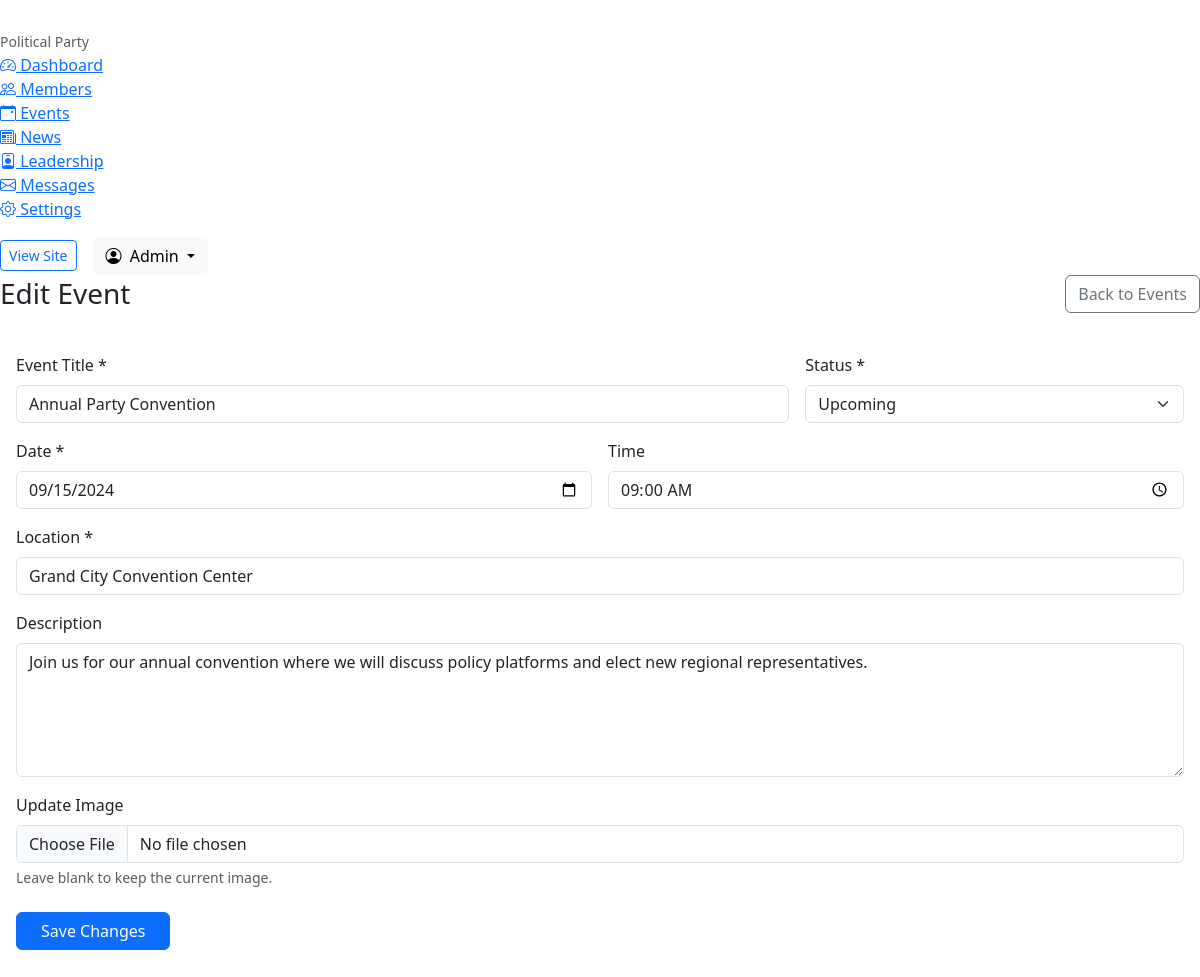
The page /admin/edit-event.php?id=1 (signed in) on the database its author committed.
### tables this page shows
CREATE TABLE `events` (
  `id` int(11) NOT NULL,
  `title` varchar(200) NOT NULL,
  `description` text NOT NULL,
  `event_date` date NOT NULL,
  `event_time` time NOT NULL,
  `location` varchar(255) NOT NULL,
  `image` varchar(255) DEFAULT NULL,
  `status` enum('Upcoming','Completed','Cancelled') NOT NULL DEFAULT 'Upcoming',
  `created_at` timestamp NOT NULL DEFAULT current_timestamp()
);

### includes/functions.php (called while the page is built, shortened)
<?php
function h($string) {
    return htmlspecialchars((string)$string, ENT_QUOTES, 'UTF-8');
}

### admin/edit-event.php (the view, shortened to what this page needs)
<?php
require_once '../includes/admin_header.php';
$id = (int)$_GET['id'];
$stmt = $conn->prepare("SELECT * FROM events WHERE id = ?");
$stmt->bind_param("i", $id);
$stmt->execute();
$event = $stmt->get_result()->fetch_assoc();
?>
<div class="d-flex justify-content-between align-items-center mb-4">
    <h2 class="h3 mb-0 text-gray-800">Edit Event</h2>
    <a href="events.php" class="btn btn-outline-secondary">Back to Events</a>
</div>
<div class="card shadow-sm mb-4">
    <div class="card-body">
        <form action="edit-event.php?id=<?= $id ?>" method="POST" enctype="multipart/form-data">
            <div class="row g-3">
                <div class="col-md-8">
                    <label class="form-label">Event Title *</label>
                    <input type="text" class="form-control" name="title" required value="<?= h($_POST['title'] ?? $event['title']) ?>">
                </div>
                <div class="col-md-4">
                    <label class="form-label">Status *</label>
                    <select class="form-select" name="status" required>
                        <option value="Upcoming" <?= ($event['status']=='Upcoming')?'selected':'' ?>>Upcoming</option>
                    </select>
                </div>
                <div class="col-md-6">
                    <label class="form-label">Date *</label>
                    <input type="date" class="form-control" name="event_date" required value="<?= h($_POST['event_date'] ?? $event['event_date']) ?>">
                </div>
                <div class="col-md-6">
                    <label class="form-label">Time</label>
                    <input type="time" class="form-control" name="event_time" value="<?= h($_POST['event_time'] ?? $event['event_time']) ?>">
                </div>
                <div class="col-12">
                    <label class="form-label">Location *</label>
                    <input type="text" class="form-control" name="location" required value="<?= h($_POST['location'] ?? $event['location']) ?>">
                </div>
                <div class="col-12">
                    <label class="form-label">Description</label>
                    <textarea class="form-control" name="description" rows="5"><?= h($_POST['description'] ?? $event['description']) ?></textarea>
                </div>
                <div class="col-12">
                    <label class="form-label">Update Image</label>
                    <input type="file" class="form-control" name="image" accept="image/jpeg, image/png, image/webp">
                    <div class="form-text">Leave blank to keep the current image.</div>
                </div>
                <div class="col-12 mt-4">
                    <button type="submit" class="btn btn-primary px-4">Save Changes</button>
                </div>
            </div>
        </form>
    </div>
</div>
<?php require_once '../includes/admin_footer.php'; ?>

### assets/css/admin.css (style rules this page uses)
body { background-color: var(--surface-color); }
.card { border: 1px solid var(--border-color); border-radius: var(--border-radius-md); box-shadow: none !important; background-color: var(--bg-color); }

### rows shown on the page
events: title "Annual Party Convention", status "Upcoming", event_date "09/15/2024", event_time "09:00:00", location "Grand City Convention Center", description "Join us for our annual convention where we will discuss policy platforms and elect new regional representatives."

### other values the page prints
APP_NAME "Political Party"
